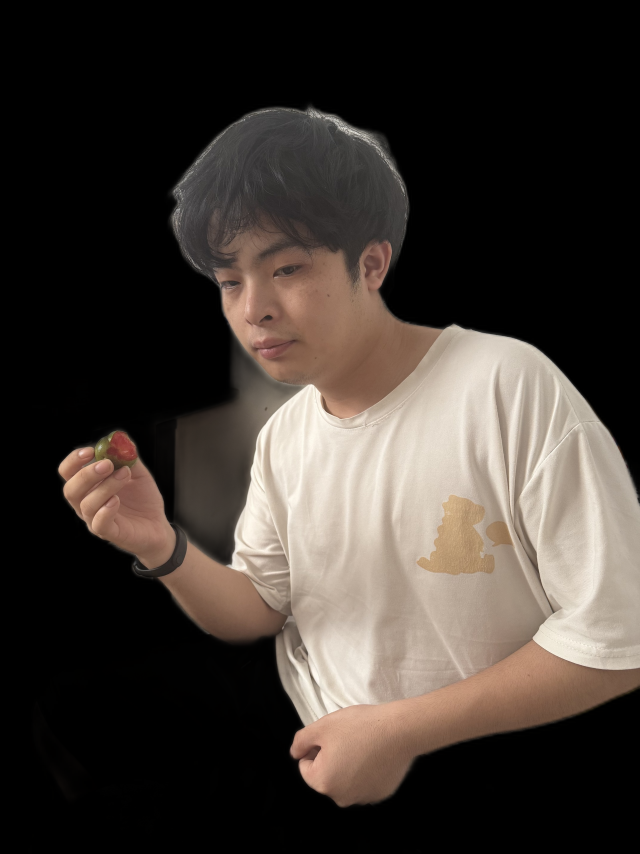
#> input picture male_perfect_v3_cutout.png, 1920 x 2560 px, given in place of out.png, which was not available (shown at 1/3 size)
$ python spot_v5.py out.png
#> lines starting #> are read from the running program, lines starting #| are printed output that depends on the picture; after the words box and inside, x2 and y2 are one past the last pixel; in counts of white or black regions, pixels touching at a corner belong together; pictures that were not available may be replaced by others from this repository, and a replacement may not be noted
"""
去斑去痣 v5 — 形态学黑帽 + 多尺度检测
核心思路：
1. 原图不缩不降质
2. 用Morphological BlackHat提取暗色小结构
3. 多尺度检测（不同大小斑点分开处理）
4. 逐点Inpaint
"""

import cv2
import numpy as np
import os
import sys
import uuid
from collections import defaultdict

OUTPUT_DIR = r"C:\temp\comfy_results"
os.makedirs(OUTPUT_DIR, exist_ok=True)


def detect_spots_blackhat(img):
    """
    用黑帽变换 + 多尺度检测
    黑帽 = 闭运算 - 原图，提取暗色小结构
    """
    h, w = img.shape[:2]
    gray = cv2.cvtColor(img, cv2.COLOR_BGR2GRAY)

    # 多尺度检测：不同大小的核抓不同大小的斑点
    all_spots_mask = np.zeros((h, w), dtype=np.uint8)

    # 小斑点 (3-8像素)
    k1 = cv2.getStructuringElement(cv2.MORPH_ELLIPSE, (5, 5))
    blackhat1 = cv2.morphologyEx(gray, cv2.MORPH_BLACKHAT, k1)
    _, spots1 = cv2.threshold(blackhat1, 8, 255, cv2.THRESH_BINARY)
    all_spots_mask = cv2.bitwise_or(all_spots_mask, spots1)

    # 中斑点 (8-15像素)
    k2 = cv2.getStructuringElement(cv2.MORPH_ELLIPSE, (11, 11))
    blackhat2 = cv2.morphologyEx(gray, cv2.MORPH_BLACKHAT, k2)
    _, spots2 = cv2.threshold(blackhat2, 12, 255, cv2.THRESH_BINARY)
    all_spots_mask = cv2.bitwise_or(all_spots_mask, spots2)

    # 大斑点 (15-30像素)
    k3 = cv2.getStructuringElement(cv2.MORPH_ELLIPSE, (21, 21))
    blackhat3 = cv2.morphologyEx(gray, cv2.MORPH_BLACKHAT, k3)
    _, spots3 = cv2.threshold(blackhat3, 18, 255, cv2.THRESH_BINARY)
    all_spots_mask = cv2.bitwise_or(all_spots_mask, spots3)

    # 去掉太暗的全局阴影（不是斑点）
    _, global_dark = cv2.threshold(gray, 30, 255, cv2.THRESH_BINARY_INV)
    all_spots_mask = cv2.bitwise_and(all_spots_mask, cv2.bitwise_not(global_dark))

    # 形态学清理
    k3 = cv2.getStructuringElement(cv2.MORPH_ELLIPSE, (3, 3))
    all_spots_mask = cv2.morphologyEx(all_spots_mask, cv2.MORPH_OPEN, k3, iterations=1)
    all_spots_mask = cv2.morphologyEx(all_spots_mask, cv2.MORPH_CLOSE, k3, iterations=1)

    # 提取连通域
    num_labels, labels, stats, centroids = cv2.connectedComponentsWithStats(all_spots_mask, connectivity=8)

    spots = []
    for i in range(1, num_labels):
        area = stats[i, cv2.CC_STAT_AREA]
        if 3 <= area <= 400:  # 3-400像素的斑点
            x, y, cw, ch = stats[i, cv2.CC_STAT_LEFT], stats[i, cv2.CC_STAT_TOP], stats[i, cv2.CC_STAT_WIDTH], stats[i, cv2.CC_STAT_HEIGHT]
            cx, cy = int(centroids[i][0]), int(centroids[i][1])
            r = max(int(np.sqrt(area / np.pi)) + 1, 2)
            spots.append((cx, cy, r, area, x, y, cw, ch))

    print(f"[黑帽] 检测到 {len(spots)} 个斑点")
    return spots, all_spots_mask


def detect_dark_skin_pixels(img):
    """
    补充检测：皮肤区域内的深色像素（痣通常在肤色区域）
    """
    h, w = img.shape[:2]

    # 皮肤检测
    ycrcb = cv2.cvtColor(img, cv2.COLOR_BGR2YCrCb)
    skin = cv2.inRange(ycrcb, np.array([0, 133, 77]), np.array([255, 173, 127]))

    # 在皮肤区域内找深色像素
    gray = cv2.cvtColor(img, cv2.COLOR_BGR2GRAY)
    _, dark = cv2.threshold(gray, 85, 255, cv2.THRESH_BINARY_INV)

    skin_dark = cv2.bitwise_and(dark, skin)

    # 去掉小噪点
    k3 = cv2.getStructuringElement(cv2.MORPH_ELLIPSE, (3, 3))
    skin_dark = cv2.morphologyEx(skin_dark, cv2.MORPH_OPEN, k3, iterations=1)

    num_labels, labels, stats, centroids = cv2.connectedComponentsWithStats(skin_dark, connectivity=8)

    extra_spots = []
    for i in range(1, num_labels):
        area = stats[i, cv2.CC_STAT_AREA]
        if 4 <= area <= 300:
            cx, cy = int(centroids[i][0]), int(centroids[i][1])
            r = max(int(np.sqrt(area / np.pi)) + 1, 2)
            extra_spots.append((cx, cy, r, area, 0, 0, 0, 0))

    print(f"[皮肤暗点] 额外检测到 {len(extra_spots)} 个")
    return extra_spots, skin_dark


def aggressive_inpaint(img, spots, method='ns'):
    """
    强力修补：每个斑点独立修补，半径放大以确保覆盖
    """
    h, w = img.shape[:2]
    mask = np.zeros((h, w), dtype=np.uint8)

    # 按大小分组，小斑点用更小半径，大斑点用更大半径
    for (cx, cy, r, area, x, y, cw, ch) in spots:
        if area < 10:
            radius = max(int(r * 2.5), 3)
        elif area < 30:
            radius = max(int(r * 2.0), 4)
        else:
            radius = max(int(r * 1.8), 5)
        cv2.circle(mask, (cx, cy), radius, 255, -1)

    # 先用Telea粗略补
    result1 = cv2.inpaint(img, mask, 2, cv2.INPAINT_TELEA)

    # 再用NS精细补
    result2 = cv2.inpaint(result1, mask, 1, cv2.INPAINT_NS)

    return result2


def edge_protect_blend(original, processed, spots, feather=4):
    """
    边缘保护混合：只在斑点位置用处理结果，其他地方保持原图
    """
    h, w = original.shape[:2]
    mask = np.zeros((h, w), dtype=np.float32)

    for (cx, cy, r, area, x, y, cw, ch) in spots:
        radius = max(int(r * 3), feather)
        cv2.circle(mask, (cx, cy), radius, 1.0, -1)

    mask = cv2.GaussianBlur(mask, (0, 0), feather)
    mask = np.clip(mask, 0, 1)

    result = (original.astype(np.float32) * (1.0 - mask[:, :, np.newaxis]) +
              processed.astype(np.float32) * mask[:, :, np.newaxis])
    return np.clip(result, 0, 255).astype(np.uint8)


def process(input_path, debug_save=True):
#> called with input_path = 'out.png', debug_save = True
    print(f"处理: {os.path.basename(input_path)}")
    print(f"[v5] 直接在原图操作，不依赖AI")

    img = cv2.imread(input_path)
#> img is the input picture: shape (2560, 1920, 3); mean B, G, R 51.5, 57.2, 64.9
    if img is None:
        print("❌ 读取失败")
        return None

    h, w = img.shape[:2]
#> h = 2560; w = 1920
    print(f"尺寸: {w}x{h}")
#| 尺寸: 1920x2560

    # 去重合并斑点
    spots1, _ = detect_spots_blackhat(img)
#> in detect_spots_blackhat, `_, spots1 = cv2.threshold(blackhat1, 8, 255, cv2.THRESH_BINARY)`:
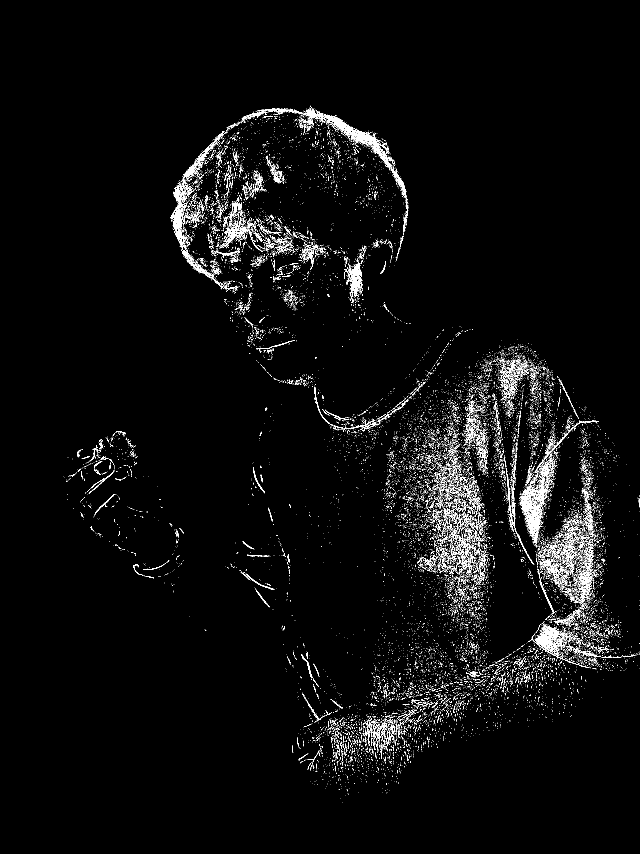
#> spots1: shape (2560, 1920) (shown at 1/3 size); 2.4% white in thin lines or dots, all inside (x1, y1, x2, y2) = (189, 317, 1920, 2408)
#> in detect_spots_blackhat, `_, spots2 = cv2.threshold(blackhat2, 12, 255, cv2.THRESH_BINARY)`: spots2: shape (2560, 1920); 2.7% white in thin lines or dots, all inside (x1, y1, x2, y2) = (189, 319, 1920, 2383)
#> in detect_spots_blackhat, `_, spots3 = cv2.threshold(blackhat3, 18, 255, cv2.THRESH_BINARY)`: spots3: shape (2560, 1920); 2.5% white; 9211 white regions (8856 under 20 px), largest, box (x1, y1, x2, y2) and area: (1482, 1088, 1689, 1853) 10562, (514, 520, 724, 868) 7569, (848, 325, 1179, 507) 6291
#> in detect_spots_blackhat, `all_spots_mask = cv2.bitwise_or(all_spots_mask, spots3)`: all_spots_mask: shape (2560, 1920); 4.1% white; 22473 white regions (21721 under 20 px), largest, box (x1, y1, x2, y2) and area: (1482, 1075, 1689, 1860) 16454, (511, 392, 731, 883) 11658, (721, 317, 1225, 669) 9763
#> in detect_spots_blackhat, `_, global_dark = cv2.threshold(gray, 30, 255, cv2.THRESH_BINARY_INV)`: global_dark: shape (2560, 1920); 59.4% white; 7 black regions (5 under 20 px), largest, box (x1, y1, x2, y2) and area: (172, 315, 1920, 2423) 1997777, (443, 1732, 461, 1736) 45
#> in detect_spots_blackhat, `all_spots_mask = cv2.bitwise_and(all_spots_mask, cv2.bitwise_not(globa..`: all_spots_mask: shape (2560, 1920); 4.1% white; 22461 white regions (21709 under 20 px), largest, box (x1, y1, x2, y2) and area: (1482, 1075, 1689, 1860) 16454, (513, 392, 731, 883) 11550, (721, 321, 1225, 669) 9750
#> in detect_spots_blackhat, `all_spots_mask = cv2.morphologyEx(all_spots_mask, cv2.MORPH_OPEN, k3, ..`: all_spots_mask: shape (2560, 1920); 2.1% white; 1892 white regions (1446 under 20 px), largest, box (x1, y1, x2, y2) and area: (1482, 1093, 1540, 1573) 6466, (909, 329, 1172, 505) 5386, (518, 549, 571, 733) 4020
#> in detect_spots_blackhat, `all_spots_mask = cv2.morphologyEx(all_spots_mask, cv2.MORPH_CLOSE, k3,..`: all_spots_mask: shape (2560, 1920); 2.2% white; 1623 white regions (1222 under 20 px), largest, box (x1, y1, x2, y2) and area: (1481, 1093, 1670, 1843) 9524, (865, 328, 1172, 505) 6777, (518, 549, 571, 733) 4550
#> in detect_spots_blackhat, `num_labels, labels, stats, centroids = cv2.connectedComponentsWithStat..`:
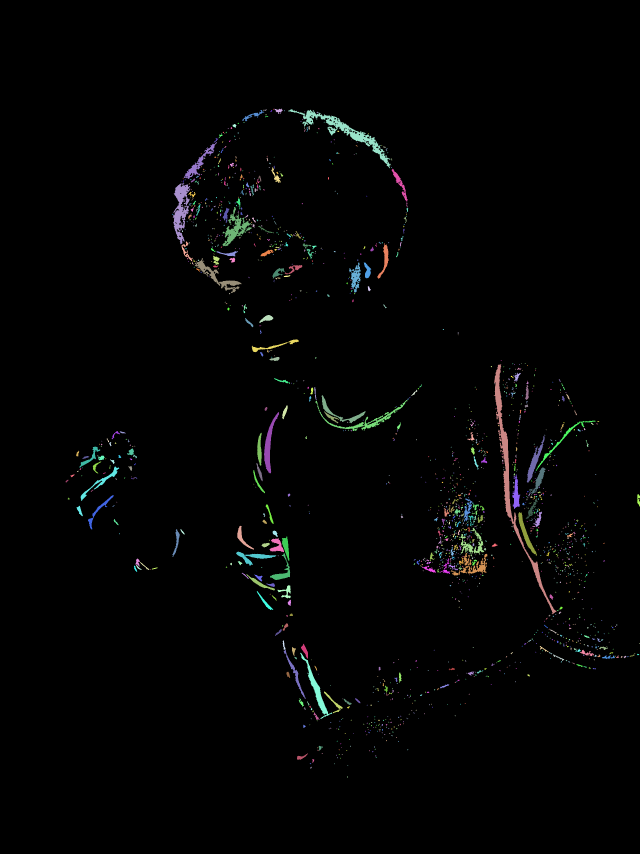
#> labels: shape (2560, 1920) int32 (shown at 1/3 size); 1624 distinct labels, from 0 to 1623; one colour per label, 0 black
#> in detect_spots_blackhat, `num_labels, labels, stats, centroids = cv2.connectedComponentsWithStat..`: num_labels = 1624; stats = 1624 rows, first 6: [0, 0, 1920, 2560, 4809014], [819, 326, 3, 3, 5], [823, 326, 26, 16, 193], [789, 329, 3, 3, 5], [793, 328, 7, 4, 15], [865, 328, 307, 177, 6777]; centroids = 1624 pairs, first value 200.3 to 1918.8, second value 327 to 2330.5
#> the loop in detect_spots_blackhat, `for i in range(1, num_labels):` made 1623 passes
#> (area, x, y, cw, ch, cx, cy, r) on passes 2, 12, 18, 19, 21, 34, 37, 50, 51, 52, 58, 63: (193, 823, 326, 26, 16, 836, 331, 8), (21, 795, 348, 10, 4, 799, 349, 3), (82, 697, 372, 12, 11, 703, 376, 6), (28, 925, 378, 4, 11, 926, 382, 3), (37, 919, 380, 5, 16, 921, 387, 4), (54, 656, 403, 12, 11, 661, 406, 5), (51, 641, 414, 14, 14, 647, 419, 5), (22, 1149, 439, 8, 5, 1152, 440, 3), (44, 662, 444, 9, 15, 665, 451, 4), (26, 1157, 444, 6, 10, 1159, 448, 3), (28, 652, 460, 7, 9, 655, 464, 3), (21, 706, 468, 4, 8, 707, 471, 3)
#> area on passes 5, 6, 44: 6777, 468, 1939
#| [黑帽] 检测到 1578 个斑点
    spots2, _ = detect_dark_skin_pixels(img)
#> in detect_dark_skin_pixels, `ycrcb = cv2.cvtColor(img, cv2.COLOR_BGR2YCrCb)`: ycrcb: shape (2560, 1920, 3); mean of channels 0, 1, 2 58.9, 132.3, 123.8
#> in detect_dark_skin_pixels, `skin = cv2.inRange(ycrcb, np.array([0, 133, 77]), np.array([255, 173, ..`:
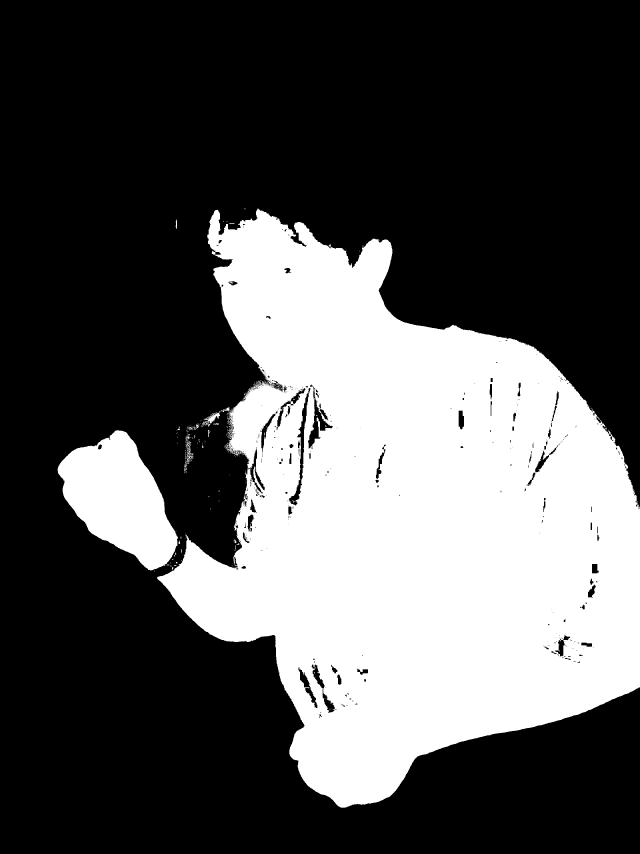
#> skin: shape (2560, 1920) (shown at 1/3 size); 33.2% white; 280 white regions (257 under 20 px), largest, box (x1, y1, x2, y2) and area: (471, 626, 1920, 2423) 1543447, (173, 1291, 534, 1711) 87426, (606, 1237, 660, 1276) 683
#> in detect_dark_skin_pixels, `_, dark = cv2.threshold(gray, 85, 255, cv2.THRESH_BINARY_INV)`:
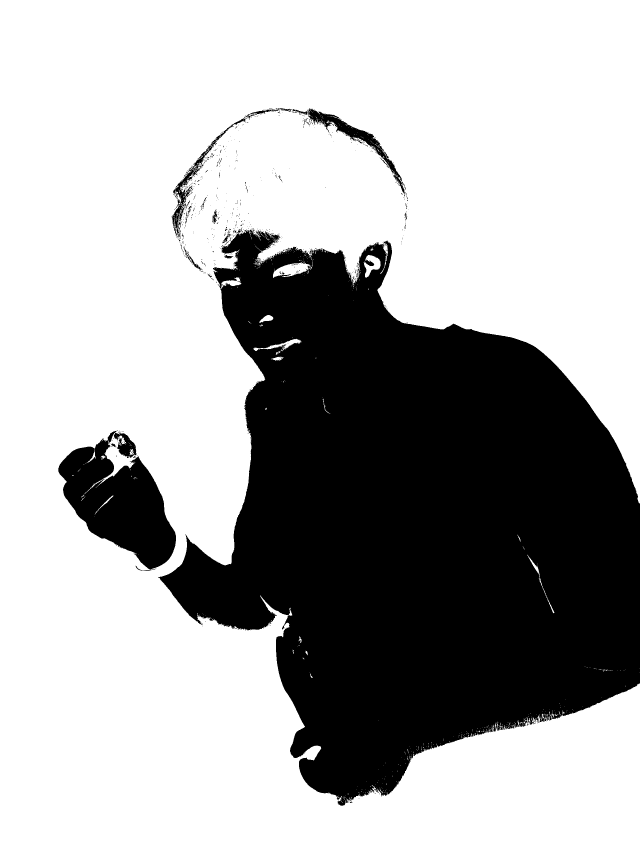
#> dark: shape (2560, 1920) (shown at 1/3 size); 67.5% white; 765 black regions (717 under 20 px), largest, box (x1, y1, x2, y2) and area: (475, 688, 1920, 2417) 1501436, (175, 1292, 528, 1708) 78819, (921, 325, 1214, 582) 8455
#> in detect_dark_skin_pixels, `skin_dark = cv2.bitwise_and(dark, skin)`: skin_dark: shape (2560, 1920); 1.7% white; 982 white regions (903 under 20 px), largest, box (x1, y1, x2, y2) and area: (622, 626, 1173, 856) 26061, (868, 2050, 1920, 2423) 14121, (471, 1622, 877, 1943) 12780
#> in detect_dark_skin_pixels, `skin_dark = cv2.morphologyEx(skin_dark, cv2.MORPH_OPEN, k3, iterations..`: skin_dark: shape (2560, 1920); 1.5% white; 229 white regions (156 under 20 px), largest, box (x1, y1, x2, y2) and area: (703, 626, 1078, 850) 17109, (511, 1776, 868, 1926) 11953, (954, 2050, 1920, 2423) 10994
#> in detect_dark_skin_pixels, `num_labels, labels, stats, centroids = cv2.connectedComponentsWithStat..`:
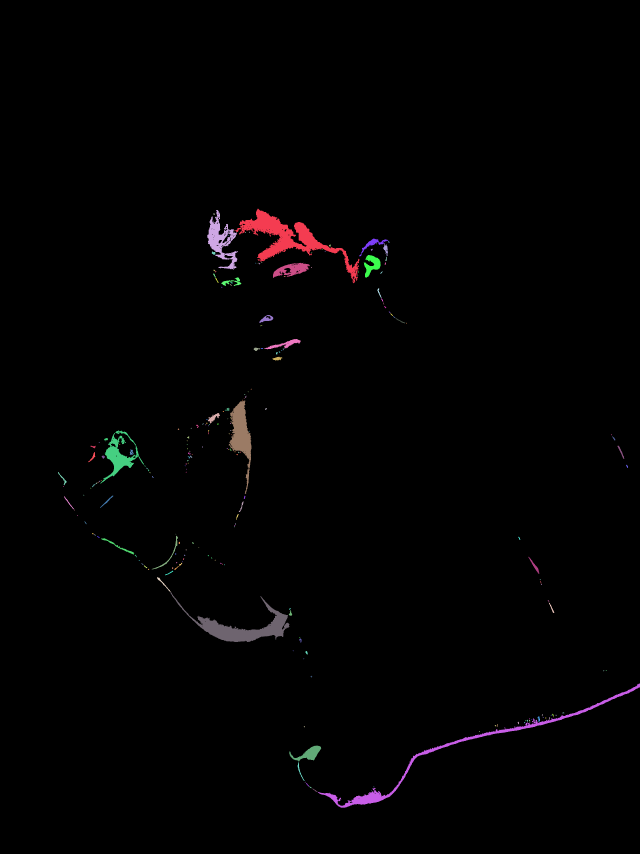
#> labels: shape (2560, 1920) int32 (shown at 1/3 size); 230 distinct labels, from 0 to 229; one colour per label, 0 black
#| [皮肤暗点] 额外检测到 212 个

    # 合并检测结果（去重）
    all_spots = spots1 + spots2
    if not all_spots:
        print("⚠️ 未检测到斑点")
        return None

    print(f"总计检测到 {len(all_spots)} 个斑点")
#| 总计检测到 1790 个斑点

    print("修补中...")
    inpainted = aggressive_inpaint(img, all_spots)
#> the loop in aggressive_inpaint, `for (cx, cy, r, area, x, y, cw, ch) in spots:` made 1790 passes
#> (cx, cy, r, area, x, y, cw, ch) on passes 2, 10, 16: (836, 331, 8, 193, 823, 326, 26, 16), (799, 349, 3, 21, 795, 348, 10, 4), (703, 376, 6, 82, 697, 372, 12, 11)
#> after the loop in aggressive_inpaint, `for (cx, cy, r, area, x, y, cw, ch) in spots:`:
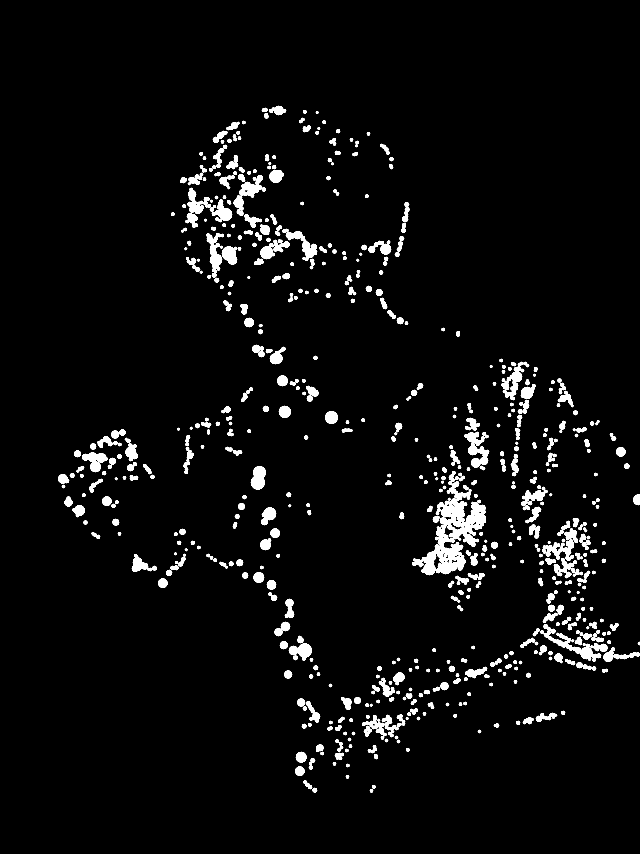
#> mask: shape (2560, 1920) (shown at 1/3 size); 4% white; 684 white regions, largest, box (x1, y1, x2, y2) and area: (1236, 1444, 1458, 1726) 21619, (1393, 1295, 1468, 1403) 3591, (1631, 1898, 1804, 1982) 3330

    print("边缘混合中...")
    result = edge_protect_blend(img, inpainted, all_spots, feather=4)
#> the loop in edge_protect_blend, `for (cx, cy, r, area, x, y, cw, ch) in spots:` made 1790 passes
#> after the loop in edge_protect_blend, `for (cx, cy, r, area, x, y, cw, ch) in spots:`: mask: shape (2560, 1920) float32; values 0 (black) and 1 (white), 7.5% white; 403 white regions, largest, box (x1, y1, x2, y2) and area: (1233, 1412, 1468, 1738) 34901, (546, 462, 861, 689) 24112, (1612, 1770, 1920, 2015) 22125
#> in edge_protect_blend, `mask = cv2.GaussianBlur(mask, (0, 0), feather)`:
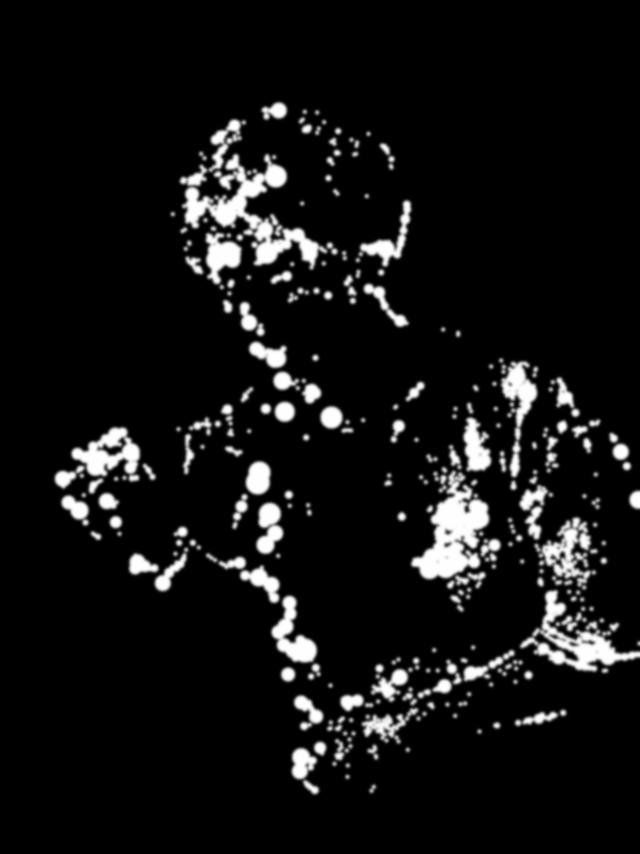
#> mask: shape (2560, 1920) float32 (shown at 1/3 size); min 0, max 1, mean 0.0747

    # 保存
    out_png = os.path.join(OUTPUT_DIR, f"v5_{uuid.uuid4().hex[:8]}.png")
    cv2.imwrite(out_png, result, [cv2.IMWRITE_PNG_COMPRESSION, 3])

    # 预览图
    scale = min(1.0, 2000 / max(w, h))
    if scale < 1:
        preview = cv2.resize(result, (int(w*scale), int(h*scale)))
    else:
        preview = result
    out_jpg = os.path.join(OUTPUT_DIR, f"v5_preview_{uuid.uuid4().hex[:8]}.jpg")
    cv2.imwrite(out_jpg, preview, [cv2.IMWRITE_JPEG_QUALITY, 92])

    if debug_save:
        debug = img.copy()
        for (cx, cy, r, area, *_ ) in all_spots:
            cv2.circle(debug, (cx, cy), r, (0, 0, 255), 1)
#> this loop made 1790 passes
#> (cx, cy, r, area) on passes 2, 10, 16: (836, 331, 8, 193), (799, 349, 3, 21), (703, 376, 6, 82)
        ds = min(1.0, 1200 / max(w, h))
        debug_small = cv2.resize(debug, (int(w*ds), int(h*ds)))
        debug_out = os.path.join(OUTPUT_DIR, f"v5_debug_{uuid.uuid4().hex[:8]}.jpg")
        cv2.imwrite(debug_out, debug_small, [cv2.IMWRITE_JPEG_QUALITY, 85])
        print(f"标记图: {debug_out}")

    print(f"✅ 完成")
    print(f"预览: {out_jpg}")
    print(f"原分辨率: {out_png}")
    return out_jpg, out_png


if __name__ == "__main__":
    if len(sys.argv) < 2:
        print("用法: python spot_v5.py <图片路径>")
        sys.exit(1)

    result = process(sys.argv[1])
    if result:
        print(f"\n结果: {result[0]}")
